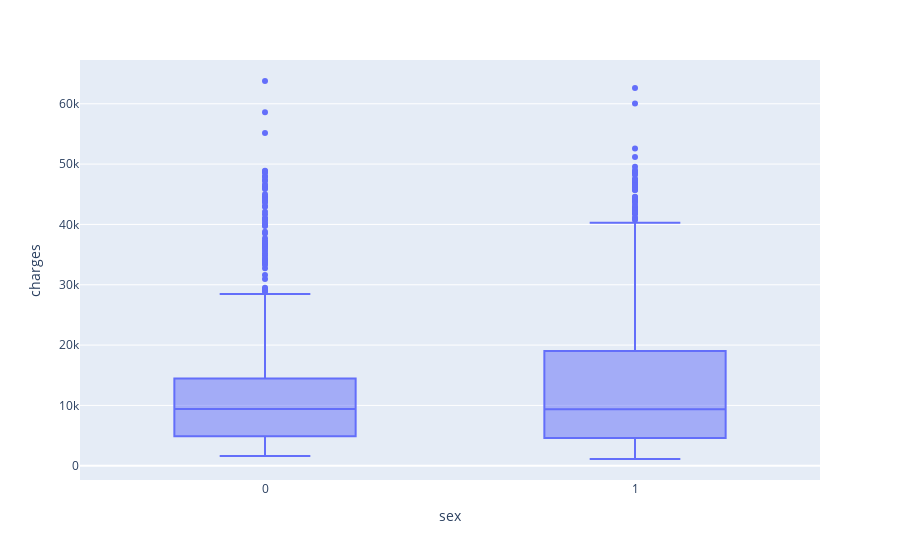

The notebook cell this image was saved under:
### Code cell
# charges según sexo
fig = px.box(df, x="sex", y="charges")
fig.show()

### Figure 1 — Plotly figure (JSON) as saved in the notebook; plotly's stock layout.template omitted (floating-point values rounded to 4 significant figures; data arrays with more than 128 entries replaced by an {"elided": "..."} marker saying what was removed)
{"data": [{"alignmentgroup": "True", "hovertemplate": "sex=%{x}<br>charges=%{y}<extra></extra>", "legendgroup": "", "marker": {"color": "#636efa"}, "name": "", "notched": false, "offsetgroup": "", "orientation": "v", "showlegend": false, "type": "box", "x": {"elided": "1338 int values"}, "x0": " ", "xaxis": "x", "y": {"elided": "1338 float values"}, "y0": " ", "yaxis": "y"}], "layout": {"boxmode": "group", "legend": {"tracegroupgap": 0}, "margin": {"t": 60}, "xaxis": {"anchor": "y", "domain": [0, 1], "title": {"text": "sex"}}, "yaxis": {"anchor": "x", "domain": [0, 1], "title": {"text": "charges"}}}}
